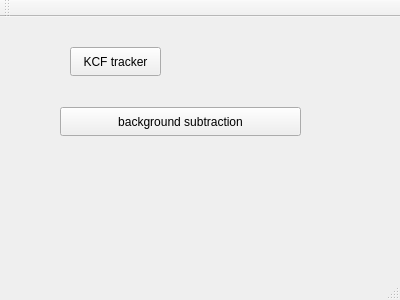
<?xml version="1.0" encoding="UTF-8"?>
<ui version="4.0">
 <class>tracking</class>
 <widget class="QMainWindow" name="tracking">
  <property name="geometry">
   <rect>
    <x>0</x>
    <y>0</y>
    <width>400</width>
    <height>300</height>
   </rect>
  </property>
  <property name="windowTitle">
   <string>tracking</string>
  </property>
  <widget class="QWidget" name="centralWidget">
   <widget class="QPushButton" name="pushButton">
    <property name="geometry">
     <rect>
      <x>60</x>
      <y>90</y>
      <width>241</width>
      <height>29</height>
     </rect>
    </property>
    <property name="text">
     <string>background subtraction</string>
    </property>
   </widget>
   <widget class="QPushButton" name="pushButton_2">
    <property name="geometry">
     <rect>
      <x>70</x>
      <y>30</y>
      <width>91</width>
      <height>29</height>
     </rect>
    </property>
    <property name="text">
     <string>KCF tracker</string>
    </property>
   </widget>
  </widget>
  <widget class="QMenuBar" name="menuBar">
   <property name="geometry">
    <rect>
     <x>0</x>
     <y>0</y>
     <width>400</width>
     <height>26</height>
    </rect>
   </property>
  </widget>
  <widget class="QToolBar" name="mainToolBar">
   <attribute name="toolBarArea">
    <enum>TopToolBarArea</enum>
   </attribute>
   <attribute name="toolBarBreak">
    <bool>false</bool>
   </attribute>
  </widget>
  <widget class="QStatusBar" name="statusBar"/>
 </widget>
 <layoutdefault spacing="6" margin="11"/>
 <resources/>
 <connections/>
</ui>
